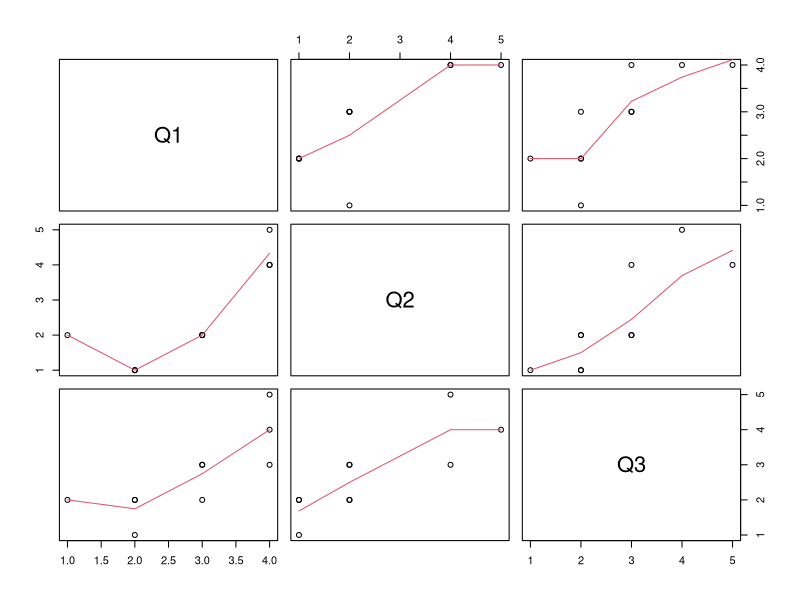

Write R code to recreate this figure.
### reliability

# 1. data 

Q <- data.frame(
    Q1=c(1,4,2,3,4,2,3,4,3,2), 
    Q2=c(2,4,1,2,4,1,2,5,2,1), 
    Q3=c(2,5,1,3,3,2,3,4,2,2))

pairs(Q, panel=panel.smooth)

# 2. cronbach : install.packages("psy")  /  alpha ()

library(psy)

cronbach(Q)

library(psych)

a <- alpha(Q)
str(a)

a$total

View(a$scores)
